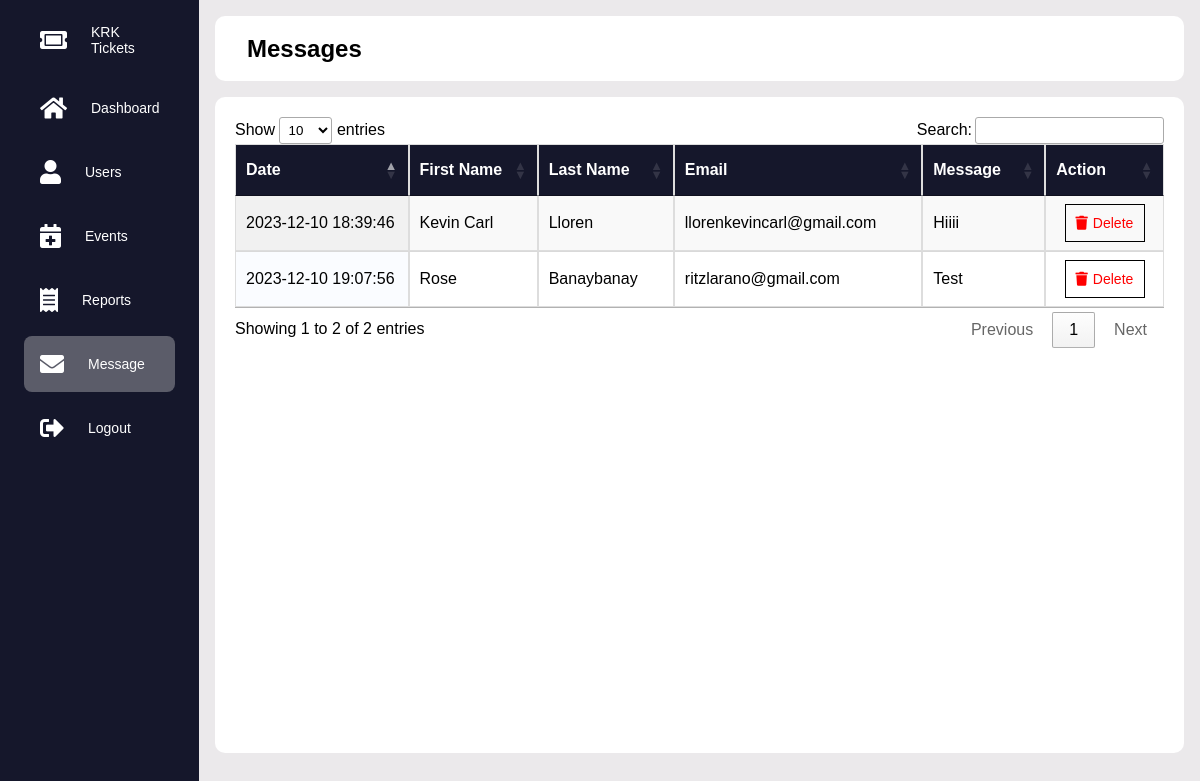
/message.php, run on the app's committed database.
### tables this page shows
CREATE TABLE `message` (
  `message_ID` int(50) NOT NULL,
  `firstname` varchar(30) NOT NULL,
  `lastname` varchar(30) NOT NULL,
  `email` varchar(30) NOT NULL,
  `MSG` text NOT NULL,
  `message_date` datetime NOT NULL DEFAULT current_timestamp()
);

### message.php (the view, shortened to what this page needs)
<?php
include 'connection.php';
$sql = "SELECT * FROM message";
$result = mysqli_query($conn, $sql);
?>
<!DOCTYPE html>
<html lang="en">
<head>
    <link rel="stylesheet" href="assets/admin/css/reports.css">
    <link rel="stylesheet" href="assets/fontawesome-free-5.15.4-web/css/all.min.css">
    <link rel="stylesheet" href="assets/jTable.css">
</head>
<body>
    <div class="sidebar">
    <ul class="menu">
    <li class="logo"><a href="#">
        <i class="fas fa-ticket-alt"></i>
        <span>KRK Tickets</span>
        </a>
    </li>
    <li>
        <a href="admin.php">
        <i class="fas fa-home"></i>
        <span>Dashboard</span>
        </a>
    </li>
    <li><a href="manage_users.php">
        <i class="fas fa-user"></i>
        <span>Users</span>
        </a>
    </li>
    <li>
        <a href="ManageEvent.php">
        <i class="fas fa-calendar-plus"></i>
        <span>Events</span>
        </a>
    </li>
    <li class="">
        <a href="reports.php">
        <i class="fas fa-receipt"></i>
        <span>Reports</span>
        </a>
    </li>
    <li class="active">
        <a href="#">
        <i class="fas fa-envelope"></i>
        <span>Message</span>
        </a>
    </li>
    <li><a href="login.php" class="logout">
        <i class="fas fa-sign-out-alt"></i>
        <span>Logout</span>
        </a>
    </li>
    </ul>
</div>
<div class="main-content">
    <div class="header-wrapper">
        <div class="header-title">
            <h2>Messages</h2>
        </div>
</div>
        <div class="table-wrapper">
        <div class="table-1">
            <table id="myTable" class="display">
                <thead>
                   <tr>
                        <th>Date</th>
                        <th>First Name</th>
                        <th>Last Name</th>
                        <th>Email</th>
                        <th>Message</th>
                        <th>Action</th>
                    </tr>
                </thead>
                <tbody>
                <?php
                while ($row = mysqli_fetch_assoc($result)) {?>
            <tr>
                <td><?php echo $row['message_date']; ?></td>
                <td><?php echo $row['firstname']; ?></td>
                <td><?php echo $row['lastname']; ?></td>
                <td><?php echo $row['email']; ?></td>
                <td><?php echo $row['MSG']; ?></td>
                <td>
                <div class="action-button">
                <button class="action-btn" onclick="deleteMessage(<?php echo $row['message_ID']; ?>)">
                      <i class="fas fa-trash"></i> Delete
                </div>
                </td>
            </tr>
            <?php
                }
                ?>
                </tbody>
            </table>
        </div>
        </div>
</div>
</body>
</html>

### assets/admin/css/reports.css (style rules this page uses)
* { font-family: "Poppins", sans-serif; margin: 0; padding: 0; outline: none; border: none; box-sizing: border-box; }
body { display: flex; }
.sidebar { position: sticky; top: 0; left: 0; bottom: 0; width: 110px; height: 100vh; padding: 0 1.5rem; color: #fff; overflow: hidden; transition: all 0.5s linear; background: #15172b; }
.menu { height: 88%; position: relative; list-style: none; padding: 0; }
.menu li { padding: 1rem; margin: 8px 0; border-radius: 8px; transition: all 0.5s ease-in-out; }
.menu li:hover, .active { background: #e0e0e058; }
.logo { margin: 15px 0; }
.menu a { color: #fff; font-size: 14px; text-decoration: none; display: flex; align-items: center; gap: 1.5rem; }
.menu a span { overflow: hidden; }
.menu a i { font-size: 1.5rem; }
.main-content { position: relative; background: #ebe9eb; width: 100%; padding: 1rem; display: flex; flex-direction: column; }
.header-wrapper { display: flex; justify-content: space-between; align-items: center; flex-wrap: wrap; background: #fff; border-radius: 10px; padding: 10px 2rem; margin-bottom: 1rem; height: 65px; }
.header-title { color: black; }
.table-1 { width: 100%; }
.table-wrapper { background: #fff; padding: 20px; border-radius: 10px; height: 82vh; overflow-y: auto; }
.action-button { display: flex; justify-content: center; align-items: center; text-align: center; }
.action-btn { background-color: transparent; color: #3F93F1; padding: 10px; border: 1px solid black; cursor: pointer; display: flex; align-items: center; text-align: center; width: 120px; font-size: 14px; text-decoration: none; }
.action-btn i { margin-right: 5px; font-size: 14px; }

### message.php (style rules this page uses)
table { font-family: arial, sans-serif; border-collapse: collapse; width: 100%; color: black; }
td, th { border: 1px solid #dddddd; text-align: left; padding: 8px; }
th { color: white; height: 30px; background-color: #15172b; }
tr:nth-child(even) { background-color: #747581; }
.action-button { display: flex; justify-content: center; align-items: center; text-align: center; }
.action-btn { background-color: transparent; color: red; padding: 10px; border: 1px solid black; cursor: pointer; display: flex; align-items: center; text-align: center; width: 80px !important; font-size: 14px; text-decoration: none; }
.action-btn i { margin-right: 5px; font-size: 14px; }

### data on the page
message: message_date "2023-12-10 18:39:46", firstname "Kevin Carl", lastname "Lloren", email "llorenkevincarl@gmail.com", MSG "Hiiii"
message: message_date "2023-12-10 19:07:56", firstname "Rose", lastname "Banaybanay", email "ritzlarano@gmail.com", MSG "Test"
